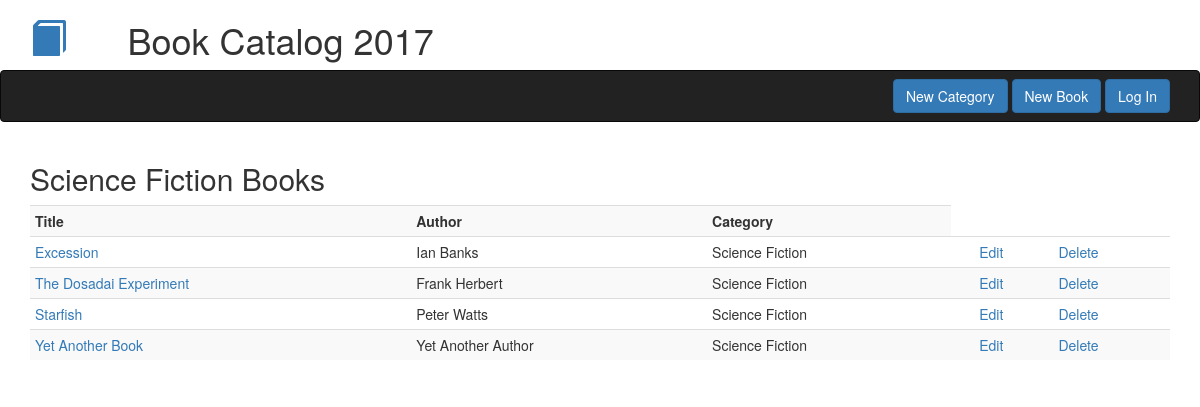
The page /categories/1/books-by-category on the database its author committed.
### db_setup.py (models this page shows, shortened)
class Category(Base):
    __tablename__ = 'category'
    name = Column(String(80), nullable = False)
    id = Column(Integer, primary_key = True)

class Book(Base):
    __tablename__ = 'book'
    title = Column(String(80), nullable = False)
    id = Column(Integer, primary_key = True)
    subtitle = Column(String(250))
    author = Column(String(250), nullable = False)
    author2 = Column(String(250))
    description = Column(String(250))
    category_id = Column(Integer, ForeignKey('category.id'))
    category = relationship(Category)

### catalog.py (the view)
@app.route('/categories/<int:category_id>/books-by-category')
def listBooksByCategory(category_id):
    category = session.query(Category).filter_by(id = category_id).one()
    books = session.query(Book).filter_by(category_id = category_id)
    return render_template('books_by_category.html', books = books, category = category)

### templates/books_by_category.html
{% extends 'bootstrap/base.html' %}
{% block navbar %}{% include 'header_nav.html' %}{% endblock %}
{% block content %}
<div class='container'>
    <h2>{{ category.name }} Books</h2>
            <table class='table table-striped table-condensed'>
            <th>Title</th><th>Author</th><th>Category</th>
            {% for book in books %}
                <tr><td><a href="{{ url_for('singleBook', book_id = book.id) }}">{{ book.title }}</a></td><td>{{ book.author }}</td><td>{{ category.name }}</td><td>{{book.count}}</td>
                <td><a href="{{ url_for('editBook', book_id = book.id) }}">Edit</a></td><td><a href="{{ url_for('deleteBook', book_id = book.id) }}">Delete</a></td></tr>
            {% endfor %}
            </table>
</div>
{% endblock %}

### rows shown on the page
Category: name "Science Fiction"
Book: title "Excession", author "Ian Banks"
Book: title "The Dosadai Experiment", author "Frank Herbert"
Book: title "Starfish", author "Peter Watts"
Book: title "Yet Another Book", author "Yet Another Author"
